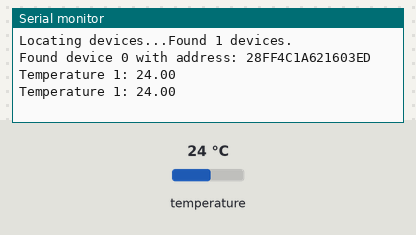
The sketch below on a simulated ESP8266 (NodeMCU). Shown: the last lines printed to the serial monitor. The test bench sets the inputs (shaded band); at power-on: temperature 24 °C. The RemoteXY app is connected.

Above: at 4.3 s.
4.4 s: temperature set to 12 °C
At 6.7 s:
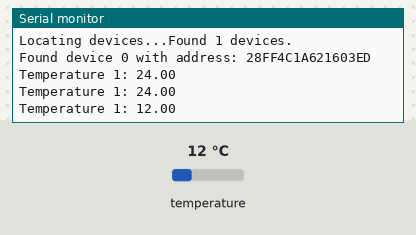
8.1 s: temperature set to 19 °C
At 10.4 s:
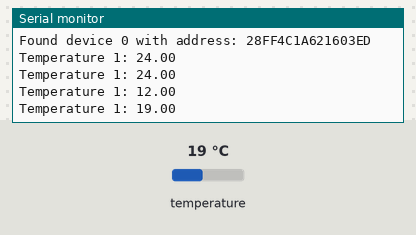
Timing chart, 0 to 11.9 s (numbered marks = the images above; inputs shaded):
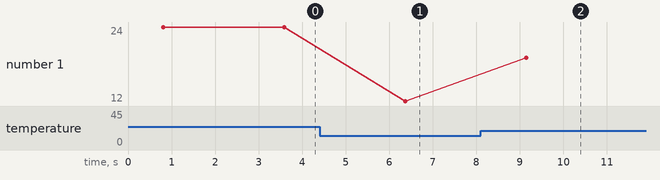

The sketch:

Program_3_Channel_DS18B20_dg_RemoteXY.ino
```cpp
/***************************************
 * Project 3 Channel Sensor DS18B20 dengan RemoteXY
 * Board  : NodeMCU ESP8266 V3
 * Input  : 3 Ch DS18B20
 * Output : RemoteXY
 * 99 Proyek IoT
 * www.ardutech.com
 ****************************************/

#define REMOTEXY_MODE__ESP8266WIFI_LIB_CLOUD
#include <ESP8266WiFi.h>

#include <RemoteXY.h>
#include <OneWire.h>
#include <DallasTemperature.h>

//---GANTI SESUAI DENGAN JARINGAN WIFI
//---HOTSPOT ANDA
#define REMOTEXY_WIFI_SSID "ArdutechWiFi"  // Nama Hotspot/WiFi
#define REMOTEXY_WIFI_PASSWORD "12345678"  //  Password
#define REMOTEXY_CLOUD_SERVER "cloud.remotexy.com"
#define REMOTEXY_CLOUD_PORT 6376
//---GANTI SESUAI DENGAN TOKEN RemoteXY Anda
#define REMOTEXY_CLOUD_TOKEN "1198a726c98413e7f60cae35db5c64a3"
#define ONE_WIRE_BUS 14
OneWire oneWire(ONE_WIRE_BUS);
DallasTemperature sensors(&oneWire);
int numberOfDevices;
float temperature1,temperature2,temperature3;
DeviceAddress tempDeviceAddress;
// RemoteXY configurate
#pragma pack(push, 1)
uint8_t RemoteXY_CONF[] =
  { 255,0,0,3,0,52,0,10,13,1,
  129,0,3,4,56,6,17,51,32,67,
  104,97,110,110,101,108,32,68,83,49,
  56,66,50,48,0,66,132,16,13,32,
  25,2,24,66,132,17,42,31,24,96,
  24,66,132,18,71,31,24,21,24 };

struct {
    // output variables
  int8_t level_1; // =0..100 level position
  int8_t level_2; // =0..100 level position
  int8_t level_3; // =0..100 level position

    // other variable
  uint8_t connect_flag;  // =1 if wire connected, else =0

} RemoteXY;
#pragma pack(pop)
//==================================
void setup()
{
  Serial.begin(9600);
  RemoteXY_Init ();
  sensors.begin();
  numberOfDevices = sensors.getDeviceCount();
  Serial.print("Locating devices...");
  Serial.print("Found ");
  Serial.print(numberOfDevices, DEC);
  Serial.println(" devices.");
  for(int i=0;i<numberOfDevices; i++){
    if(sensors.getAddress(tempDeviceAddress, i)){
      Serial.print("Found device ");
      Serial.print(i, DEC);
      Serial.print(" with address: ");
      printAddress(tempDeviceAddress);
      Serial.println();
    } else {
      Serial.print("Found ghost device at ");
      Serial.print(i, DEC);
      Serial.print(" but could not detect address. Check power and cabling");
    }
  }
}
//============================================
void loop()
{
  RemoteXY_Handler ();
  sensors.requestTemperatures();
  for(int i=0;i<numberOfDevices; i++){
    if(sensors.getAddress(tempDeviceAddress, i)){
      float tempC = sensors.getTempC(tempDeviceAddress);
      if(i==0){
        RemoteXY.level_1 =tempC;
        Serial.print("Temperature 1: ");
        Serial.println(tempC);
      }
      else if(i==1){
        RemoteXY.level_2 =tempC;
        Serial.print("Temperature 2: ");
        Serial.println(tempC);
      }
      else if(i==2){
        RemoteXY.level_3 =tempC;
        Serial.print("Temperature 3: ");
        Serial.println(tempC);
      }

      }
  }
  delay(2000);
}
//========================================
void printAddress(DeviceAddress deviceAddress) {
  for (uint8_t i = 0; i < 8; i++){
    if (deviceAddress[i] < 16) Serial.print("0");
      Serial.print(deviceAddress[i], HEX);
  }
}
```

Measured:
- after the input at 4.4 s, the serial monitor: prints a new line after 2.0 s (image 1)
- after the input at 8.1 s, the serial monitor: prints a new line after 1.0 s (image 2)
- plotted number 1: 24 → 12 after the input at 4.4 s, 12 → 19 after the input at 8.1 s
